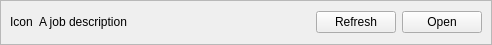
<?xml version="1.0" encoding="UTF-8"?>
<ui version="4.0">
 <class>Form</class>
 <widget class="QWidget" name="Form">
  <property name="geometry">
   <rect>
    <x>0</x>
    <y>0</y>
    <width>492</width>
    <height>45</height>
   </rect>
  </property>
  <property name="windowTitle">
   <string>Form</string>
  </property>
  <layout class="QVBoxLayout" name="verticalLayout_2">
   <property name="leftMargin">
    <number>0</number>
   </property>
   <property name="topMargin">
    <number>0</number>
   </property>
   <property name="rightMargin">
    <number>0</number>
   </property>
   <property name="bottomMargin">
    <number>0</number>
   </property>
   <item>
    <widget class="QFrame" name="frame">
     <property name="frameShape">
      <enum>QFrame::StyledPanel</enum>
     </property>
     <property name="frameShadow">
      <enum>QFrame::Raised</enum>
     </property>
     <layout class="QVBoxLayout" name="verticalLayout">
      <item>
       <layout class="QHBoxLayout" name="horizontalLayout">
        <item>
         <widget class="QLabel" name="lbl_icon">
          <property name="text">
           <string>Icon</string>
          </property>
         </widget>
        </item>
        <item>
         <widget class="QLabel" name="lbl_job_description">
          <property name="frameShape">
           <enum>QFrame::NoFrame</enum>
          </property>
          <property name="text">
           <string>A job description</string>
          </property>
         </widget>
        </item>
        <item>
         <spacer name="horizontalSpacer">
          <property name="orientation">
           <enum>Qt::Horizontal</enum>
          </property>
          <property name="sizeHint" stdset="0">
           <size>
            <width>40</width>
            <height>20</height>
           </size>
          </property>
         </spacer>
        </item>
        <item>
         <widget class="QPushButton" name="btn_refresh">
          <property name="text">
           <string>Refresh</string>
          </property>
         </widget>
        </item>
        <item>
         <widget class="QPushButton" name="btn_open">
          <property name="text">
           <string>Open</string>
          </property>
         </widget>
        </item>
       </layout>
      </item>
     </layout>
    </widget>
   </item>
  </layout>
 </widget>
 <resources/>
 <connections/>
</ui>
